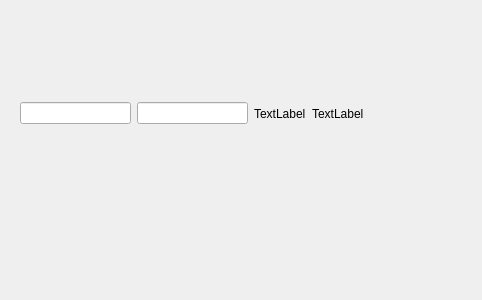
<?xml version="1.0" encoding="UTF-8"?>
<ui version="4.0">
 <class>testDialog2</class>
 <widget class="QDialog" name="testDialog2">
  <property name="geometry">
   <rect>
    <x>0</x>
    <y>0</y>
    <width>482</width>
    <height>300</height>
   </rect>
  </property>
  <property name="windowTitle">
   <string>Dialog</string>
  </property>
  <widget class="QWidget" name="">
   <property name="geometry">
    <rect>
     <x>20</x>
     <y>100</y>
     <width>344</width>
     <height>27</height>
    </rect>
   </property>
   <layout class="QHBoxLayout" name="horizontalLayout">
    <item>
     <widget class="QLineEdit" name="lineEdit_2"/>
    </item>
    <item>
     <widget class="QLineEdit" name="lineEdit"/>
    </item>
    <item>
     <widget class="QLabel" name="label_2">
      <property name="text">
       <string>TextLabel</string>
      </property>
     </widget>
    </item>
    <item>
     <widget class="QLabel" name="label">
      <property name="text">
       <string>TextLabel</string>
      </property>
     </widget>
    </item>
   </layout>
  </widget>
 </widget>
 <resources/>
 <connections/>
</ui>
